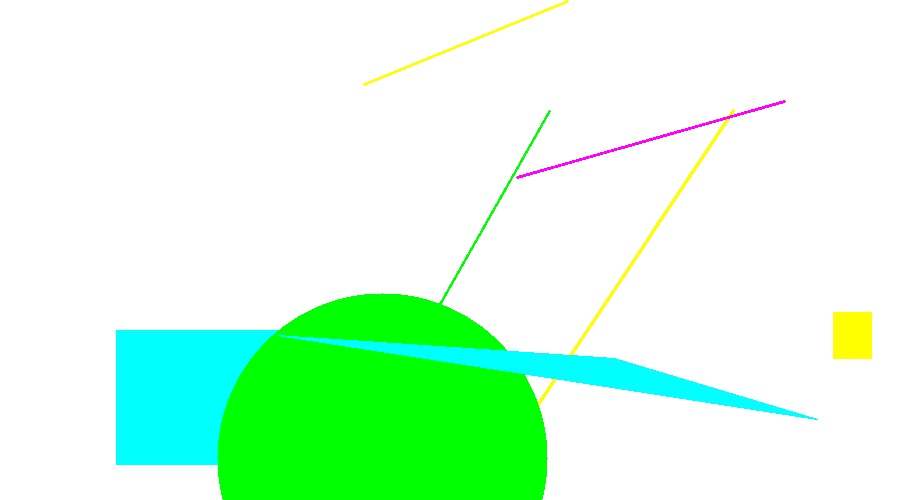
#> input picture notebooks/assets/1-test-images/test-target.jpg, 900 x 500 px, found by its file name
$ jupyter execute --allow-errors 2-index-assets.ipynb   (shell and % lines are left out)   (older library calls are emulated)
#> lines starting #> are read from the running program, lines starting #| are printed output that depends on the picture; after the words box and inside, x2 and y2 are one past the last pixel; in counts of white or black regions, pixels touching at a corner belong together
#> further down, test_image is the input picture: shape (500, 900, 3); mean B, G, R 222.3, 254.3, 210.3
### mosaic_maker/basic_processing/image_processor.py
import cv2
from math import floor

from config import SOBEL_BLUR_KERNEL_SHAPE, EDGES_LOWER_THRESHOLD
from mosaic_maker.patch.patch import Patch


class ImageProcessor:
    def __init__(self, image_name, source_image, patch_size):
        self.image_name = image_name
        self.source_image = source_image

        self.cropped_image = self._crop_to_square(source_image)
        self.sobel_magnitude_image = self.calculate_sobel_magnitude_image(self.cropped_image)

        rescaled_image = cv2.resize(self.cropped_image, (patch_size, patch_size))
        rescaled_sobel_magnitude_image = cv2.resize(self.sobel_magnitude_image, (patch_size, patch_size))

        self.processed_image = Patch(image_name, rescaled_image, rescaled_sobel_magnitude_image)

    @staticmethod
    def _crop_to_square(image):
        min_dimension = min(image.shape[0], image.shape[1])
#> min_dimension = 500

        def get_offset(dimension): return int(floor((dimension - min_dimension) / 2))
        x_offset = get_offset(image.shape[1])
#> x_offset = 200
        y_offset = get_offset(image.shape[0])
#> y_offset = 0

        return image.copy()[y_offset:y_offset + min_dimension, x_offset:x_offset + min_dimension]
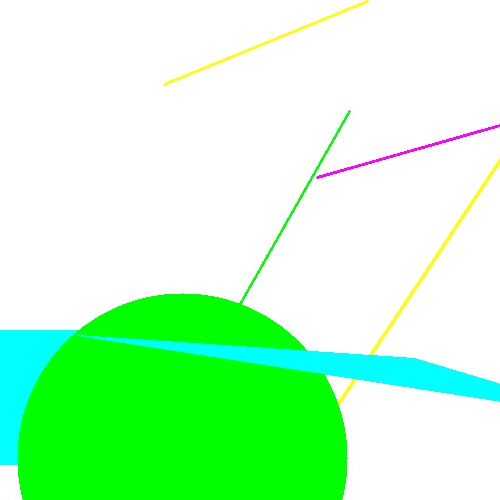
#> returned value: shape (500, 500, 3); mean of channels 0, 1, 2 198.3, 254.1, 187.3; drawn as B, G, R

    @staticmethod
    def calculate_sobel_magnitude_image(image):
        gray_image = cv2.cvtColor(image, cv2.COLOR_BGR2GRAY)
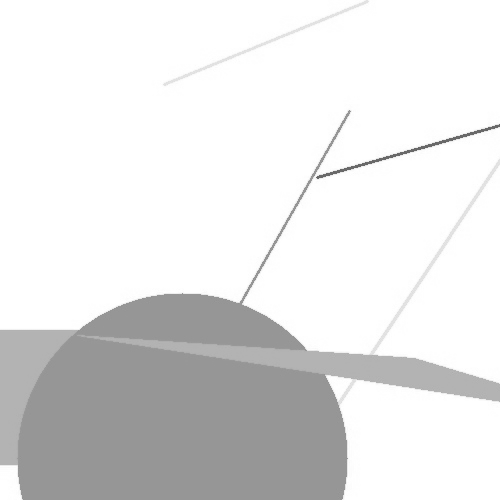
#> gray_image: shape (500, 500); min 100, max 255, mean 227.8
        blurred_image = cv2.blur(gray_image, SOBEL_BLUR_KERNEL_SHAPE)

        gradient_x = cv2.Sobel(blurred_image, ddepth=cv2.CV_32F, dx=1, dy=0, ksize=-1)
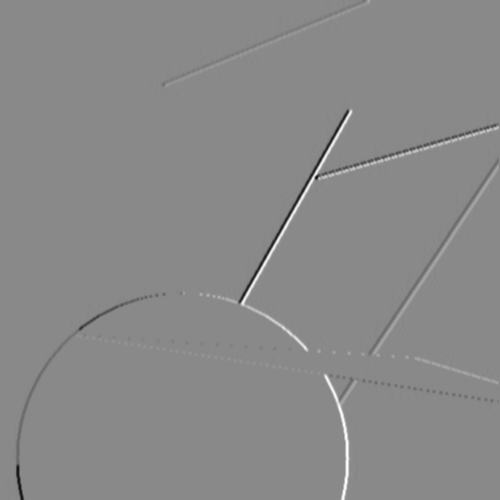
#> gradient_x: shape (500, 500) float32; min -1294, max 1111, mean 1; drawn with min black and max white
        gradient_y = cv2.Sobel(blurred_image, ddepth=cv2.CV_32F, dx=0, dy=1, ksize=-1)
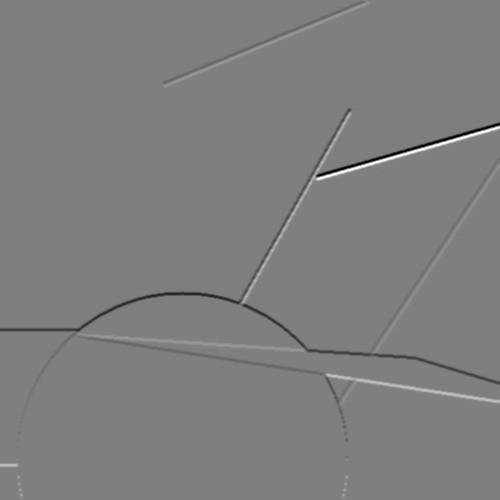
#> gradient_y: shape (500, 500) float32; min -1581, max 1578, mean -4.3; drawn with min black and max white
        gradient_x_image = cv2.convertScaleAbs(gradient_x)
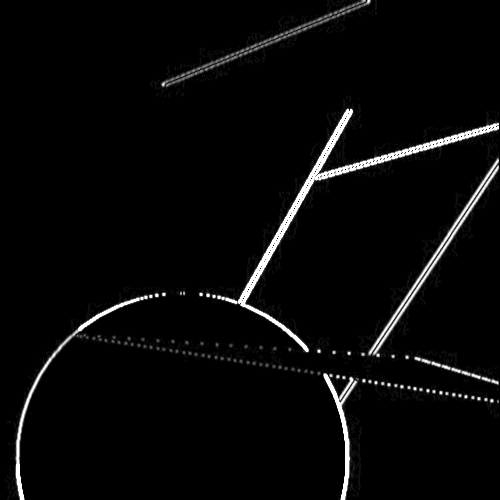
#> gradient_x_image: shape (500, 500); min 0, max 255, mean 8.1
        gradient_y_image = cv2.convertScaleAbs(gradient_y)
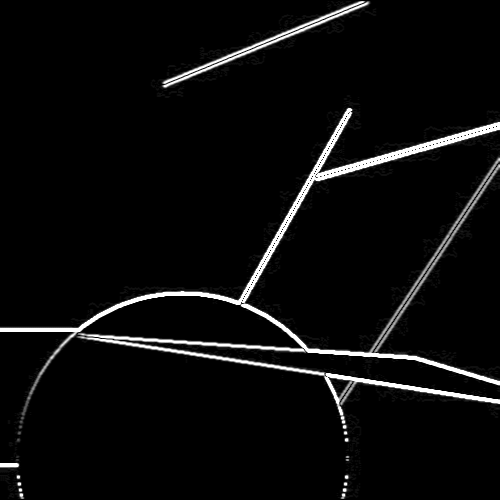
#> gradient_y_image: shape (500, 500); min 0, max 255, mean 11.1
        edges = cv2.addWeighted(gradient_x_image, 0.5, gradient_y_image, 0.5, 0)
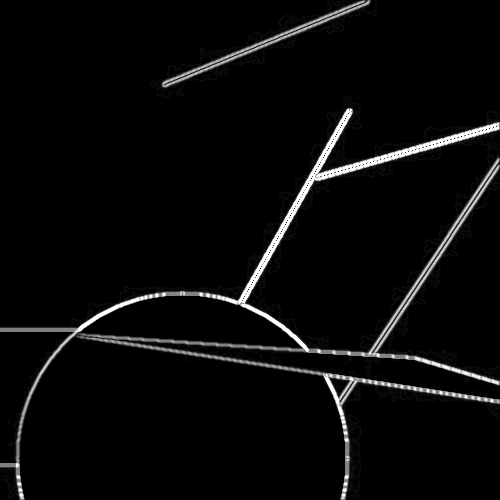
#> edges: shape (500, 500); min 0, max 255, mean 9.6

        (_, thresholded) = cv2.threshold(edges, EDGES_LOWER_THRESHOLD, 255, cv2.THRESH_BINARY)
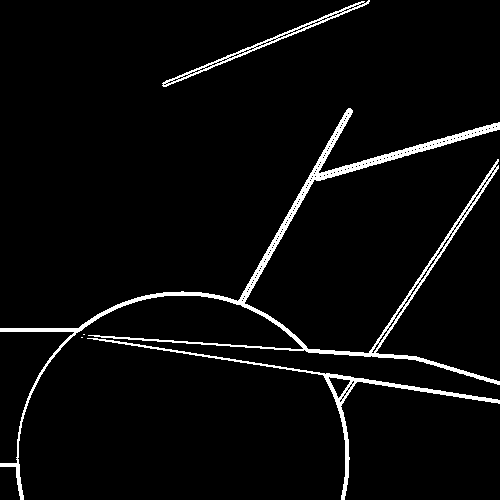
#> thresholded: shape (500, 500); 4% white; 5 white regions (2 under 20 px), largest, box (x1, y1, x2, y2) and area: (0, 108, 500, 500) 7157, (87, 338, 500, 500) 1894, (162, 0, 370, 87) 984

        return thresholded

### mosaic_maker/index_assets.py
import cv2
from config import PROJECT_ROOT, IMAGES_SET, PATCH_SIZE, DESCRIPTION_CSV_FILE_NAME
from mosaic_maker.basic_processing.image_processor import ImageProcessor


def index_images(set_name, patch_size):
    source_path = PROJECT_ROOT / f'assets/source-images/{set_name}'
    target_path = PROJECT_ROOT / f'assets/indexed-sources/{set_name}'
    images_target_path = target_path / 'images'
    sobel_images_target_path = target_path / 'sobel-images'
    description_target_path = target_path / DESCRIPTION_CSV_FILE_NAME

    images_target_path.mkdir(parents=True, exist_ok=True)
    sobel_images_target_path.mkdir(parents=True, exist_ok=True)
    description_file = open(description_target_path, 'w')

    print('PROCESSING FILES:')

    for image_path in source_path.iterdir():
        image_name = image_path.name

        if image_name.startswith('.'):
            continue

        print(f'\r  > {image_name}', end='')

        image = cv2.imread(image_path.as_posix())

        if image is None:
            print('    ERROR: image corrupted')
            continue

        processed_image = ImageProcessor(image_name, image, patch_size).processed_image
        cv2.imwrite(f'{images_target_path.as_posix()}/{image_name}', processed_image.image)
        cv2.imwrite(f'{sobel_images_target_path.as_posix()}/{image_name}', processed_image.sobel_image)
        description_file.write(f'{str(processed_image)}\n')

    description_file.close()

    print('  DONE')


# [2 lines that do not run on import are left out]

### notebooks/2-index-assets.ipynb
[cell 1]
import os, sys
currentdir = os.path.dirname(os.path.realpath("__file__"))
parentdir = os.path.dirname(currentdir)
sys.path.append(parentdir)

# 2. Index assets

In order to build a mosaic, we want to replace each image part with
a matching source picture (a patch). We will run the search algorithm
to find the best matches.

To make search fast, we will store preprocessed sources together with
their feature vectors. More precisely, we will store:
  - a resized version of the original
  - result of applying Sobel filter to the resized image
  - image description in the form of CSV file entry

The `index_images` function from the `mosaic_mager.index_assets` module
is responsible for indexing sources. It uses `ImageProcessor` class from the
`mosaic_maker.basic_processing.image_processor` module that will resize and
create a Sobel version of the input. After these operations, both results are
fed to the `Patch` class from the `mosaic_maker.patch.patch` module that will be
responsible for creating a description of the input images.

The `Patch` class will also be used in mosaic creation.

One could consider embedding Sobel operators in the `Patch` itself, but in the
case of mosaic composing, we will want to apply them for the whole source
image, not only currently processed part. This way, we'll have better values
for patches' borders.

In this chapter, we will focus on the `ImageProcessor` implementation. `Patch`,
in its current version, will return dummy feature vectors, but we will feed it
with properly rescaled and transformed images that will be stored in the
`assets` directory.

Image processing will consist of three steps:
  1. Cropping image to the square shape - patches are square, so we will
  use only the central part fo the images leaving out the margins
  2. Applying Sobel filters
  3. Resizing cropped original and its Sobel version.


[cell 2]
from config import IMAGES_SET, PATCH_SIZE
from mosaic_maker.index_assets import index_images

#> (a cell that did not finish here is left out)

After the running line above, the `indexed-sources` directory should appear in
`assets`. In this directory, you will find another directory named after
source images set name. It will contain processed images and a CSV file.

As `ImageProcessor` contains only dummy implementation, processed
images will be the original images, and CSV will only contain empty lines
with filenames in the first column. Let's work on the image processor. We will
use the target image generated in the previous chapter as our test input.

[cell 4]
import cv2
from matplotlib import pyplot as plt
from config import PROJECT_ROOT

[cell 5]
image_path = PROJECT_ROOT / 'assets/test-target.jpg'
test_image = cv2.imread(image_path.as_posix())
plt.imshow(cv2.cvtColor(test_image, cv2.COLOR_BGR2RGB))

Let's create an `ImageProcessor` class instance for it.

For now, we will focus on the two fields of `ImageProcessor` class:
`cropped_image` and `sobel_magnitude_image`.

[cell 6]
from mosaic_maker.basic_processing.image_processor import ImageProcessor

#> (a cell that did not finish here is left out)

#> in __init__, `rescaled_image = cv2.resize(self.cropped_image, (patch_size, patch_siz..`:
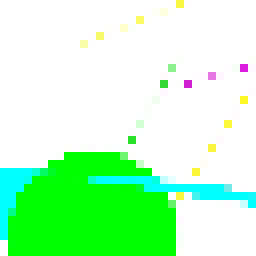
#> rescaled_image: shape (32, 32, 3) (shown 8 times larger); mean B, G, R 198.2, 254.1, 187.4
#> in __init__, `rescaled_sobel_magnitude_image = cv2.resize(self.sobel_magnitude_image..`:
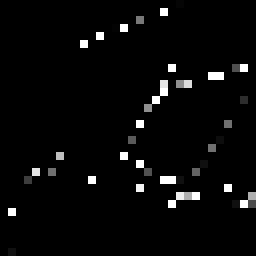
#> rescaled_sobel_magnitude_image: shape (32, 32) (shown 8 times larger); min 0, max 255, mean 8.2

_, grid = plt.subplots(1, 2)
grid[0].imshow(cv2.cvtColor(processed_test.cropped_image, cv2.COLOR_BGR2RGB))
grid[1].imshow(processed_test.sobel_magnitude_image, cmap='gray')

As no of the functions is implemented yet, you should see two copies of the
original image above. The right one will have wrong colors but we can leave
it this way - after processing image will be in grayscale and will be
displayed correctly.

Let's start with cropping the image to the center square.

Use basic `Numpy` indexing and a `shape` field to achieve this target. You will
find a description of the needed operators in the `Numpy`
[quickstart tutorial](https://docs.scipy.org/doc/numpy/user/quickstart.html).

You can wokr on `test_image` in this notebook.
After finding proper algorithm, modify `_crop_to_square` method of
`ImageProcessor` to make it work within the class.

[cell 8]
test_image_copy = test_image.copy()

# do some sample operations on test image copy here

plt.imshow(cv2.cvtColor(test_image_copy, cv2.COLOR_BGR2RGB))

After fixing `crop_to_square` method block below should create two cropped
images.

#> (a cell that did not finish here is left out)


_, grid = plt.subplots(1, 2)
grid[0].imshow(cv2.cvtColor(processed_test.cropped_image, cv2.COLOR_BGR2RGB))
grid[1].imshow(processed_test.sobel_magnitude_image, cmap='gray')

Now let's work on Sobel filters.

Applying Sobel filters will be more sophisticated than cropping images. You
will have to perform the following steps:
  - Convert image to grayscale and blur the result - read
  [changing colorspaces tutorial](https://docs.opencv.org/master/df/d9d/tutorial_py_colorspaces.html)
  and
  [smoothing images tutorial](https://docs.opencv.org/master/d4/d13/tutorial_py_filtering.html)
  - Calculate gradients - read [image gradients tutorial](https://docs.opencv.org/master/d5/d0f/tutorial_py_gradients.html)
  to find instructions for building `x` and `y` Sobel images
  - process gradients by applying
  [`convertScaleAbs`](https://docs.opencv.org/4.2.0/d2/de8/group__core__array.html#ga3460e9c9f37b563ab9dd550c4d8c4e7d)
  function to remove signs and then combine results using
  [`addWeighted`](https://docs.opencv.org/4.2.0/d2/de8/group__core__array.html#gafafb2513349db3bcff51f54ee5592a19)
  - to remove noises and unimportant edges, threshold result - you can read
  about this operation in the [image thresholding tutorial](https://docs.opencv.org/master/d7/d4d/tutorial_py_thresholding.html)

You can work on the code block below and then apply results to the
`calculate_sobel_magnitude_image` method.

[cell 10]
test_image_copy = test_image.copy()

# do some sample operations on test image copy here

plt.imshow(cv2.cvtColor(test_image_copy, cv2.COLOR_BGR2RGB))

After applying all changes, you should see two different images below: one with
the cropped image and one with edges.

#> (a cell that did not finish here is left out)


_, grid = plt.subplots(1, 2)
grid[0].imshow(cv2.cvtColor(processed_test.cropped_image, cv2.COLOR_BGR2RGB))
grid[1].imshow(processed_test.sobel_magnitude_image, cmap='gray')

We can now run `index_images` function again and check the results
in the the `assets` directory.

#> (a cell that did not finish here is left out)
